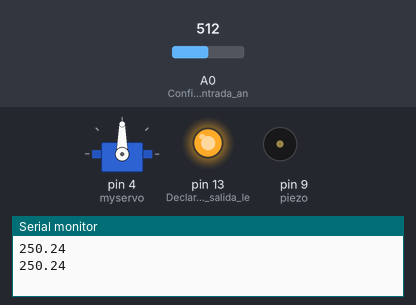
A sketch run on a simulated Arduino Uno, built with avr-gcc and run on an emulated ATmega328P. Shown: servo, output pins drawn as LEDs (lit = HIGH), buzzer (waves = sounding), the last lines printed to the serial monitor. Inputs (shaded band) come from the test bench; at power-on: A0 (Configuramos_1_entrada_an) = 512. Pins used as bus, display or sensor lines are not drawn.

Above: at 3.2 s.
3.3 s: A0 (Configuramos_1_entrada_an) set to 60
At 3.8 s:
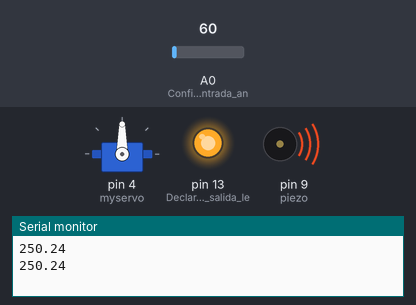
7.6 s: A0 (Configuramos_1_entrada_an) set to 50
At 10.2 s:
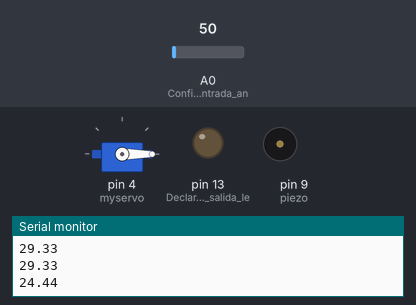
Timing chart, 0 to 11.7 s (numbered marks = the images above; inputs shaded):
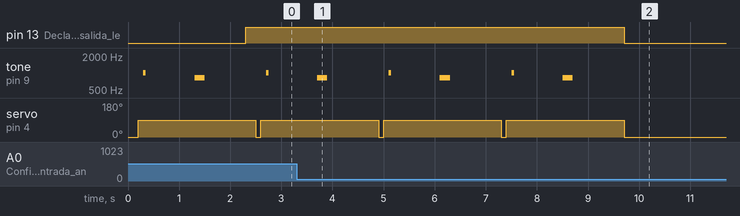

Measured:
- the behaviour switches between 56 and 55 on A0 (Configuramos_1_entrada_an) (found by bisection; images 1 and 2)
- after the input at 7.6 s, pin 13 (Declaramos_como_salida_le): HIGH → LOW after 2.1 s; tone on pin 9 (piezo): goes on until 8.7 s, then stays silent; servo on pin 4 (myservo): goes on until 9.7 s, then stays 0°
- by itself, tone on pin 9 (piezo): plays 820 Hz for 0.20 s, 1017 Hz for 0.05 s, 820 Hz for 0.20 s, 1017 Hz for 0.05 s
- by itself, servo on pin 4 (myservo): alternates 90° for 2.3 s and 0° for 0.10 s

The sketch:

Act.9.ino
```cpp
#include <Servo.h>//Se abre libreria

Servo myservo;//Se crea objeto myservo
int pos = 0;//Posicion 0
int ledr = 13;//Declaramos led en pin 13
int piezo = 9;//Declaramos led en pin 9
int Sensor;////Declaramos variable Sensor
float Temperatura;//Declaramos variable Temperatura
int Resultado;//Declaramos variable resultado


void setup(){
  Serial.begin(9600);//Abrimos puerto serial
  pinMode(A0,INPUT);//Configuramos 1 entrada analogica A0 como entrada
  myservo.attach(4);//Se declara servo en pin 4
  myservo.write(pos);//Se escribe posicion
  pos = 0;//Posicion 0
  pinMode(9,OUTPUT);//Declaramos como salida piezo
  pinMode(13,OUTPUT);//Declaramos como salida led
}

void loop(){
  Sensor=analogRead(A0);//Se lee pin A0
  Temperatura =((Sensor * 5000.0/1023)/10);//Se realiza comversion de tem a ml
  Serial.println(Temperatura,2);//Se imprime valor alojado en TEMPERATURA con 2 decimales con salto de linea
  delay(100);//Espera 1 seg.
  Resultado = Temperatura;


  if(Resultado >26){//Si Temperatura es mayor o igual a 26
    myservo.write(pos);// Se escribe posicion
      pos = 90;//Posicion 90
      delay(100);//Espera 100 ms.
      myservo.write(pos);// Se escribe posicion
      pos = 0;//Posicion 0
      delay(100);//Espera 100 ms.
      digitalWrite(9,HIGH);//Se enciende piezo
      tone(piezo,1017,50);//Se indica el piezo sonara la frec.1017 con un largo de 50
      delay(1000);//Espera 1 seg.
      tone(piezo,820,200);//Se indica que el piezo sonara en la fr.820 con un largo de 200
     delay(1000);//Espera 1 seg.
     digitalWrite(13,HIGH);//Se enciende Led
     delay(100);//Espera 100 ms

      }

   else{
    myservo.write(pos);// Se escribe posicion
    pos = 0;//Posicion 0
    digitalWrite(9,LOW);//Apaga piezo
    digitalWrite(13,LOW);//Apaga Led
    delay(1000);//Espera 1 seg.

    }
    }
```
